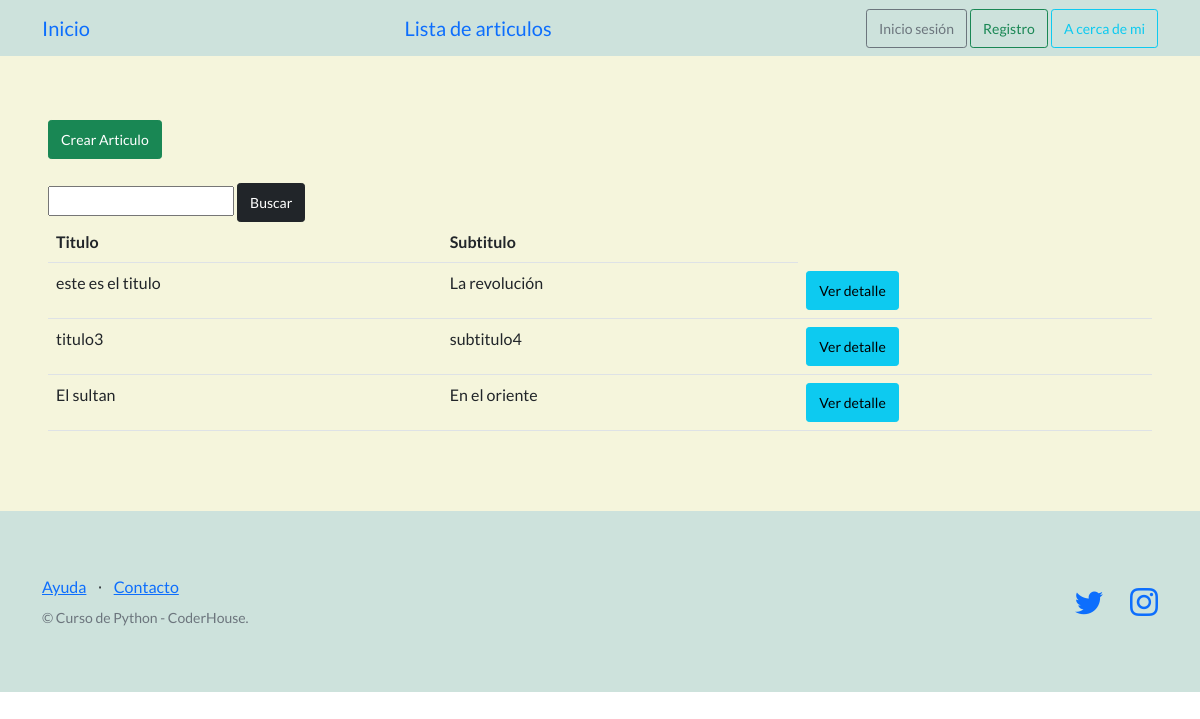
Screenshot of /info/articulos/ with the database file from the repository.
### articulos/models.py (models this page shows, shortened)
class Articulo(models.Model):
    titulo = models.CharField(max_length=164)
    subtitulo = models.CharField(max_length=164)
    cuerpo = models.CharField(max_length=254)
    autor = models.CharField(max_length=164)
    fecha = models.DateField()
    creador = models.ForeignKey(User, on_delete=models.SET_NULL, null=True)

### articulos/views.py (the view)
# urls.py: path('articulos/', listar_articulos, name="lista_articulos"),
def listar_articulos(request):
    contexto = {
        "articulos": Articulo.objects.all()
    }
    http_response = render(
        request=request,
        template_name='articulos/lista_articulos.html',
        context=contexto,
    )
    return http_response

### articulos/templates/articulos/lista_articulos.html (shortened to what this page needs)
{% extends "articulos/base.html" %}
{% block contenido %}
<section>
    <a class="btn btn-success btn-sm" href="{% url 'crear_articulos' %}">Crear Articulo</a>
    <br>
    <br>
    <form action="{% url 'buscar_articulos' %}" method="post">
        <input type="text"  name="busqueda">
        <input type="submit" class="btn btn-dark btn-sm" value="Buscar">
    </form>
    <table class="table">
        <tbody>
            <tr>
                <th>Titulo</th>
                <th>Subtitulo</th>
            </tr>
            {% for articulo in articulos %}
            <tr>
                <td>{{ articulo.titulo }}</td>
                <td>{{ articulo.subtitulo }}</td>
                <td><a class="btn btn-info btn-sm" href="{% url 'detalle_articulos' articulo.id %}">Ver detalle</a></td>
            </tr>
            {% endfor %}
        </tbody>
    </table>
</section>
{% endblock contenido %}

### rows the page displays
Articulo: titulo "este es el titulo", subtitulo "La revolución"
Articulo: titulo "titulo3", subtitulo "subtitulo4"
Articulo: titulo "El sultan", subtitulo "En el oriente"
